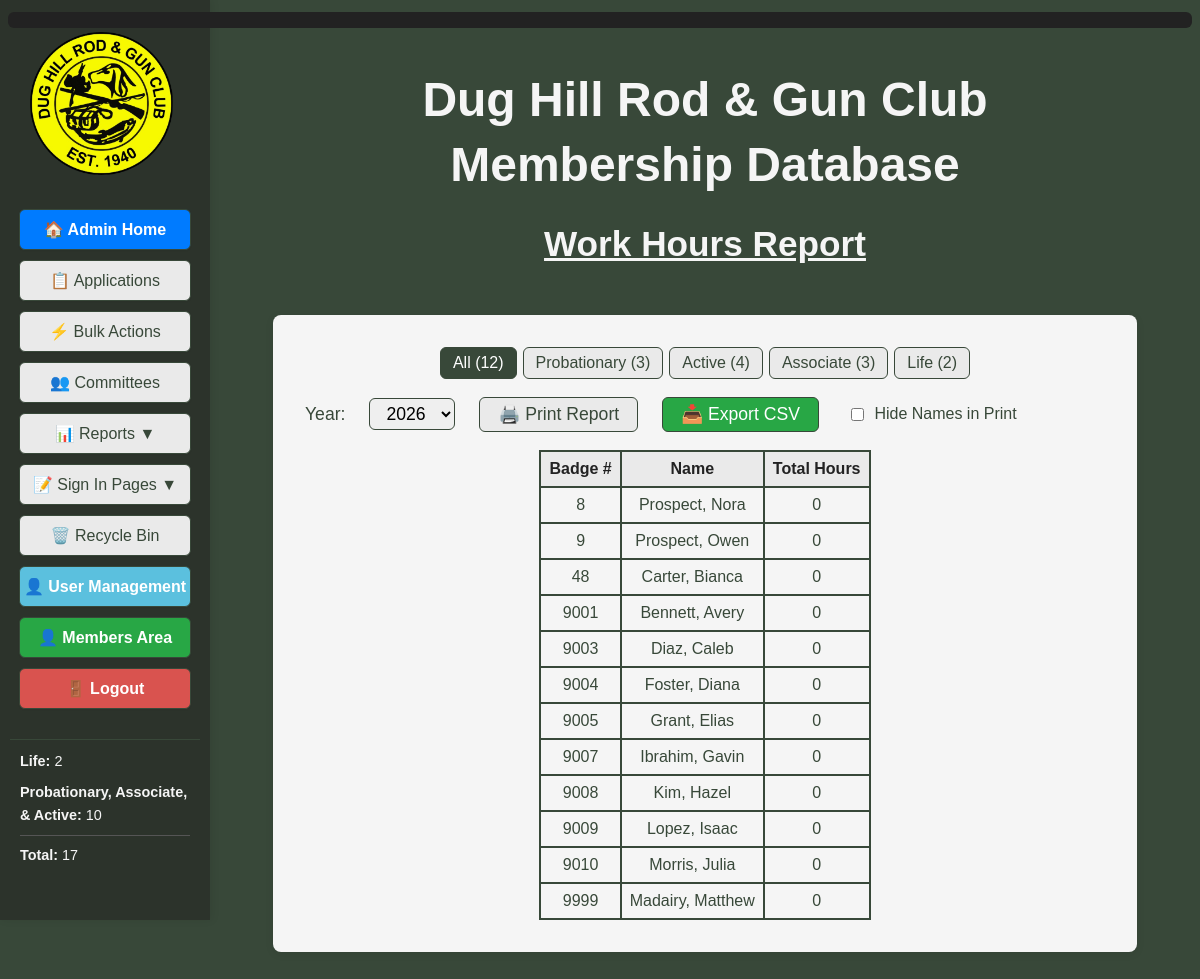
The page /work_hours_report (signed in) on the database its author committed.
### tables this page shows
CREATE TABLE members (
			id INTEGER PRIMARY KEY AUTOINCREMENT,
			badge_number TEXT,
			membership_type TEXT,
			first_name TEXT NOT NULL,
			middle_name TEXT,
			last_name TEXT NOT NULL,
			suffix TEXT,
			nickname TEXT,
			dob TEXT,
			email TEXT,
			email2 TEXT,
			phone TEXT,
			phone2 TEXT,
			address TEXT,
			city TEXT,
			state TEXT,
			zip TEXT,
			join_date TEXT,
			sponsor TEXT,
			card_internal TEXT,
			card_external TEXT,
			deleted INTEGER DEFAULT 0,
			deleted_on TEXT
		, member_notes TEXT, application_submitted TEXT, introduced_date TEXT, background_check_submitted TEXT, background_check_passed TEXT, qualifications TEXT, new_member_orientation_completed INTEGER DEFAULT 0, new_member_orientation_date TEXT);

### DH_DB_Webapp/app.py (the view)
@app.route('/work_hours_report')
@login_required
@admin_required
def work_hours_report():
	year = request.args.get('year')
	membership_type = request.args.get('membership_type', 'all').lower()
	if membership_type not in {'all', 'probationary', 'active', 'associate', 'life'}:
		membership_type = 'all'
	if year:
		start_date = f"{year}-01-01"
		end_date = f"{year}-12-31"
	else:
		now = datetime.datetime.now(TIMEZONE)
		year = str(now.year)
		start_date = f"{year}-01-01"
		end_date = f"{year}-12-31"
	work_hours = database.get_work_hours_report(
		start_date=start_date,
		end_date=end_date,
		membership_type=None if membership_type == 'all' else membership_type,
	)
	member_counts = {'all': 0, 'probationary': 0, 'active': 0, 'associate': 0, 'life': 0}
	for member in database.get_all_members():
		member_type = (member['membership_type'] or '').lower()
		if member_type in member_counts and member_type != 'all':
			member_counts[member_type] += 1
			member_counts['all'] += 1
	years = database.get_work_hours_years()
	if year not in years:
		years.insert(0, year)
	now = datetime.datetime.now(TIMEZONE)
	member_stats = get_member_stats()
	pending_applications = get_pending_application_count()
	return render_template('work_hours_report.html', work_hours=work_hours, years=years, selected_year=year, membership_type=membership_type, member_counts=member_counts, now=now, active_page='work_hours_report', member_stats=member_stats, pending_applications=pending_applications)

### DH_DB_Webapp/templates/work_hours_report.html (shortened to what this page needs)
<!DOCTYPE html>
<html>
<head>
</head>
<body style="background-color:#384839; font-family:Arial, Helvetica, sans-serif;">
        <div style="color:yellow; background:#222; font-size:1.1em; padding:8px 16px; margin:12px 0; border-radius:6px; z-index:9999; position:relative;">
        </div>
    <div style="display:flex; flex-direction:column; align-items:center;">
        <div style="position:fixed; top:0; left:0; height:100vh; width:210px; background-color:#2c332b; display:flex; flex-direction:column; align-items:center; padding-top:120px; z-index:100; box-shadow:2px 0 8px rgba(0,0,0,0.08); overflow-y:auto;">
            <img src="{{ url_for('static', filename='Main_Logo-removebg-preview.png') }}" alt="Main Logo" style="height:143px; margin-top:-88px; margin-left:-8px; margin-bottom:34px;">
            <a href="{{ url_for('admin_dashboard') }}" style="width:170px; display:inline-block; padding:10px 0; margin-bottom:10px; border-radius:6px; border:1px solid #384839; background-color:#007bff; color:#ffffff; text-decoration:none; font-weight:bold; font-size:1em; font-family:Arial, Helvetica, sans-serif; box-shadow:0 1px 2px rgba(0,0,0,0.04); text-align:center;">🏠 Admin Home</a>
            {% if current_user.is_admin_or_bdfl() %}
            <a href="{{ url_for('admin_applications') }}" class="{{ 'active-menu' if active_page == 'admin_applications' else '' }}" style="width:170px; display:inline-block; padding:10px 0; margin-bottom:10px; border-radius:6px; border:1px solid #384839; background-color:#eaeaea; color:#384839; text-decoration:none; font-weight:{{ 'bold' if active_page == 'admin_applications' else 'normal' }}; font-size:1em; font-family:Arial, Helvetica, sans-serif; box-shadow:0 1px 2px rgba(0,0,0,0.04); text-align:center; position:relative;">📋 Applications</a>
            {% endif %}
            <a href="{{ url_for('bulk_actions') }}" class="{{ 'active-menu' if active_page == 'bulk_actions' else '' }}" style="width:170px; display:inline-block; padding:10px 0; margin-bottom:10px; border-radius:6px; border:1px solid #384839; background-color:#eaeaea; color:#384839; text-decoration:none; font-weight:{{ 'bold' if active_page == 'bulk_actions' else 'normal' }}; font-size:1em; font-family:Arial, Helvetica, sans-serif; box-shadow:0 1px 2px rgba(0,0,0,0.04); text-align:center;">⚡ Bulk Actions</a>
            <a href="{{ url_for('committees') }}" class="{{ 'active-menu' if active_page == 'committees' else '' }}" style="width:170px; display:inline-block; padding:10px 0; margin-bottom:10px; border-radius:6px; border:1px solid #384839; background-color:#eaeaea; color:#384839; text-decoration:none; font-weight:{{ 'bold' if active_page == 'committees' else 'normal' }}; font-size:1em; font-family:Arial, Helvetica, sans-serif; box-shadow:0 1px 2px rgba(0,0,0,0.04); text-align:center;">👥 Committees</a>
            <div class="menu-toggle" onclick="toggleSubmenu()" style="width:170px; display:inline-block; padding:10px 0; margin-bottom:10px; border-radius:6px; border:1px solid #384839; background-color:#eaeaea; color:#384839; text-decoration:none; font-weight:normal; font-size:1em; font-family:Arial, Helvetica, sans-serif; box-shadow:0 1px 2px rgba(0,0,0,0.04); text-align:center;">
                📊 Reports <span id="submenu-arrow">▼</span>
            </div>
            <div class="menu-toggle" onclick="toggleSignInSubmenu()" style="width:170px; display:inline-block; padding:10px 0; margin-bottom:10px; border-radius:6px; border:1px solid #384839; background-color:#eaeaea; color:#384839; text-decoration:none; font-weight:normal; font-size:1em; font-family:Arial, Helvetica, sans-serif; box-shadow:0 1px 2px rgba(0,0,0,0.04); text-align:center; cursor:pointer;">
                📝 Sign In Pages <span id="signin-submenu-arrow">▼</span>
            </div>
            <a href="{{ url_for('recycle_bin') }}" class="{{ 'active-menu' if active_page == 'recycle_bin' else '' }}" style="width:170px; display:inline-block; padding:10px 0; margin-bottom:10px; border-radius:6px; border:1px solid #384839; background-color:#eaeaea; color:#384839; text-decoration:none; font-weight:{{ 'bold' if active_page == 'recycle_bin' else 'normal' }}; font-size:1em; font-family:Arial, Helvetica, sans-serif; box-shadow:0 1px 2px rgba(0,0,0,0.04); text-align:center;">🗑️ Recycle Bin</a>
            {% if current_user.is_admin_or_bdfl() %}
            <a href="{{ url_for('admin_users') }}" class="{{ 'active-menu' if active_page == 'admin_users' else '' }}" style="width:170px; display:inline-block; padding:10px 0; margin-bottom:10px; border-radius:6px; border:1px solid #384839; background-color:{{ '#5bc0de' if active_page != 'admin_users' else 'rgb(255,255,0)' }}; color:{{ '#ffffff' if active_page != 'admin_users' else '#000000' }}; text-decoration:none; font-weight:bold; font-size:1em; font-family:Arial, Helvetica, sans-serif; box-shadow:0 1px 2px rgba(0,0,0,0.04); text-align:center; position:relative;">
                <span style="display: flex; align-items: center; width: 100%; justify-content: center; text-align: center;">
                    <span style="display:inline-block; vertical-align:middle;">👤 User Management</span>
                </span>
            </a>
            {% endif %}
            <a href="{{ url_for('member_dashboard') }}" style="width:170px; display:inline-block; padding:10px 0; margin-bottom:10px; border-radius:6px; border:1px solid #384839; background-color:#28a745; color:#ffffff; text-decoration:none; font-weight:bold; font-size:1em; font-family:Arial, Helvetica, sans-serif; box-shadow:0 1px 2px rgba(0,0,0,0.04); text-align:center;">👤 Members Area</a>
            <a href="{{ url_for('logout') }}" style="width:170px; display:inline-block; padding:10px 0; margin-bottom:10px; border-radius:6px; border:1px solid #384839; background-color:#d9534f; color:#ffffff; text-decoration:none; font-weight:bold; font-size:1em; font-family:Arial, Helvetica, sans-serif; box-shadow:0 1px 2px rgba(0,0,0,0.04); text-align:center;">🚪 Logout</a>
            <div style="width:170px; margin-top:20px; padding:10px; border-top:1px solid #384839;">
                <div style="color:#f5f5f5; font-size:0.9em; line-height:1.6; text-align:left;">
                    <div style="margin-bottom:8px;"><strong>Life:</strong> {{ member_stats.life_members }}</div>
                    <div style="margin-bottom:8px;"><strong>Probationary, Associate, & Active:</strong> {{ member_stats.voting_members }}</div>
                    <div style="border-top:1px solid #555; padding-top:8px;"><strong>Total:</strong> {{ member_stats.total_members }}</div>
                </div>
            </div>
        </div>
            </div>
        <div class="main-content" style="flex:1; margin-left:210px; display:flex; flex-direction:column; align-items:center;">
            <div style="display:flex; flex-direction:row; justify-content:center; margin-bottom:20px; width:100%;">
                <div style="text-align:center; width:100%;">
                    <h1 style="margin-bottom:0.2em; color:#f5f5f5; font-size:3em;">Dug Hill Rod & Gun Club</h1>
                    <h1 style="margin-top:0.2em; color:#f5f5f5; font-size:3em;">Membership Database</h1>
                    <h2 style="font-size:2.2em; margin-bottom:0.2em; margin-top:0; text-align:center; color:#f5f5f5; font-family:Arial, Helvetica, sans-serif; font-weight:bold; text-decoration:underline;">Work Hours Report</h2>
                </div>
            </div>
            <div style="background-color:#f5f5f5; border-radius:8px; padding:32px; min-width:400px; min-height:200px; box-shadow:0 2px 8px rgba(0,0,0,0.08); margin-bottom:40px; margin-top:24px; width:100%; max-width:800px;">
                <div role="group" aria-label="Membership type filter" style="display:flex; justify-content:center; flex-wrap:wrap; gap:6px; margin-bottom:18px;">
                    <a href="{{ url_for('work_hours_report', year=selected_year, membership_type='all') }}" style="padding:6px 12px; border:1px solid #384839; border-radius:6px; background-color:{{ '#384839' if membership_type == 'all' else '#eaeaea' }}; color:{{ '#fff' if membership_type == 'all' else '#384839' }}; text-decoration:none;">All ({{ member_counts['all'] }})</a>
                    <a href="{{ url_for('work_hours_report', year=selected_year, membership_type='probationary') }}" style="padding:6px 12px; border:1px solid #384839; border-radius:6px; background-color:{{ '#384839' if membership_type == 'probationary' else '#eaeaea' }}; color:{{ '#fff' if membership_type == 'probationary' else '#384839' }}; text-decoration:none;">Probationary ({{ member_counts['probationary'] }})</a>
                    <a href="{{ url_for('work_hours_report', year=selected_year, membership_type='active') }}" style="padding:6px 12px; border:1px solid #384839; border-radius:6px; background-color:{{ '#384839' if membership_type == 'active' else '#eaeaea' }}; color:{{ '#fff' if membership_type == 'active' else '#384839' }}; text-decoration:none;">Active ({{ member_counts['active'] }})</a>
                    <a href="{{ url_for('work_hours_report', year=selected_year, membership_type='associate') }}" style="padding:6px 12px; border:1px solid #384839; border-radius:6px; background-color:{{ '#384839' if membership_type == 'associate' else '#eaeaea' }}; color:{{ '#fff' if membership_type == 'associate' else '#384839' }}; text-decoration:none;">Associate ({{ member_counts['associate'] }})</a>
                    <a href="{{ url_for('work_hours_report', year=selected_year, membership_type='life') }}" style="padding:6px 12px; border:1px solid #384839; border-radius:6px; background-color:{{ '#384839' if membership_type == 'life' else '#eaeaea' }}; color:{{ '#fff' if membership_type == 'life' else '#384839' }}; text-decoration:none;">Life ({{ member_counts['life'] }})</a>
                </div>
                <form method="get" action="{{ url_for('work_hours_report') }}" style="margin-bottom:18px; display:inline-flex; align-items:center; gap:16px;">
                    <label for="year" style="font-size:1.1em; color:#384839; margin-right:8px;">Year:</label>
                    <select name="year" id="year" onchange="this.form.submit()" style="font-size:1.1em; padding:4px 12px; border-radius:6px; border:1px solid #384839;">
                        {% for y in years %}
                        {% if y != 'All' and y != 'all' %}
                        <option value="{{ y }}" {% if selected_year == y %}selected{% endif %}>{{ y }}</option>
                        {% endif %}
                        {% endfor %}
                    </select>
                    <button type="button" class="print-btn" onclick="printReport()" style="padding:6px 18px; font-size:1.1em; border-radius:6px; border:1px solid #384839; background-color:#eaeaea; color:#384839; cursor:pointer; margin-left:8px;">🖨️ Print Report</button>
                    <button type="button" class="print-btn" onclick="window.location.href='{{ url_for('work_hours_export_csv', year=selected_year, membership_type=membership_type) }}'" style="padding:6px 18px; font-size:1.1em; border-radius:6px; border:1px solid #384839; background-color:#28a745; color:#fff; cursor:pointer; margin-left:8px;">📥 Export CSV</button>
                    <label class="hide-names-label" style="font-size:1em; color:#384839; margin-left:12px;">
                        <input type="checkbox" id="hideNamesPrint" style="margin-right:6px; vertical-align:middle;" onclick="toggleHideNames()"> Hide Names in Print
                    </label>
                </form>
                <div style="display: flex; justify-content: center; align-items: center; width: 100%;">
                    <table id="workHoursTable" class="print-table" style="width:auto; max-width:700px; border-collapse:collapse; margin-left:auto; margin-right:auto;">
                        <thead>
                        <tr style="background:#eaeaea; color:#222;">
                            <th id="th0" style="padding:8px; border:2px solid #384839; cursor:pointer; text-align:center;" onclick="sortTable(0)">Badge # </th>
                            <th id="th1" class="name-col" style="padding:8px; border:2px solid #384839; cursor:pointer;" onclick="sortTable(1)">Name </th>
                            <th id="th2" style="padding:8px; border:2px solid #384839; cursor:pointer; text-align:center;" onclick="sortTable(2)">Total Hours </th>
                        </tr>
                        </thead>
                        <tbody id="workHoursBody">
                        {% for wh in work_hours %}
                        <tr data-member-id="{{ wh[4] }}" style="cursor:pointer;" onclick="window.location='{{ url_for('member_details', member_id=wh[4]) }}?tab=work_hours'">
                            <td style="padding:8px; border:2px solid #384839; text-align:center; color:#384839;">{{ wh[0] }}</td>
                            <td class="name-col" style="padding:8px; border:2px solid #384839; color:#384839;">{{ wh[2] }}, {{ wh[1] }}</td>
                            <td style="padding:8px; border:2px solid #384839; text-align:center; color:#384839;">{{ wh[3] }}</td>
                        </tr>
                        {% endfor %}
                        </tbody>
                    </table>
                </div>
            </div>
        </div>
</body>
</html>

### rows shown on the page
members: badge_number "8", last_name "Prospect", first_name "Nora", wh "0"
members: badge_number "9", last_name "Prospect", first_name "Owen", wh "0"
members: badge_number "48", last_name "Carter", first_name "Bianca", wh "0"
members: badge_number "9001", last_name "Bennett", first_name "Avery", wh "0"
members: badge_number "9003", last_name "Diaz", first_name "Caleb", wh "0"
members: badge_number "9004", last_name "Foster", first_name "Diana", wh "0"
members: badge_number "9005", last_name "Grant", first_name "Elias", wh "0"
members: badge_number "9007", last_name "Ibrahim", first_name "Gavin", wh "0"
members: badge_number "9008", last_name "Kim", first_name "Hazel", wh "0"
members: badge_number "9009", last_name "Lopez", first_name "Isaac", wh "0"
members: badge_number "9010", last_name "Morris", first_name "Julia", wh "0"
members: badge_number "9999", last_name "Madairy", first_name "Matthew", wh "0"

### other values the page prints
{{ member_stats.life_members }} "2"
{{ member_stats.voting_members }} "10"
{{ member_stats.total_members }} "17"
{{ member_counts['all'] }} "12"
{{ member_counts['probationary'] }} "3"
{{ member_counts['active'] }} "4"
{{ member_counts['associate'] }} "3"
{{ member_counts['life'] }} "2"
form field year "2026"
